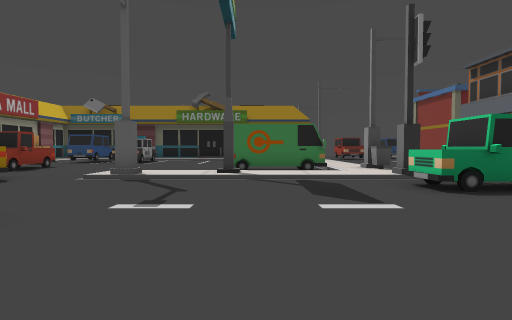
View 1 (above)

24 first-person views from a walk through a 3-D level made in the Unity game engine. The camera is 1.2 m above the floor, tilts 2° down and sees 75° across. The floor is counted in squares, 2 m on a side. Each view is taken from the middle of a square. On the plan, view 1 faces up. The plan holds only what a view shows up to about 10 squares ahead; the rest is blank. The place goes on beyond the plan.

View 2
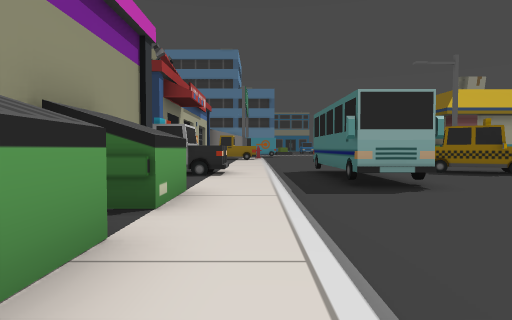

View 3
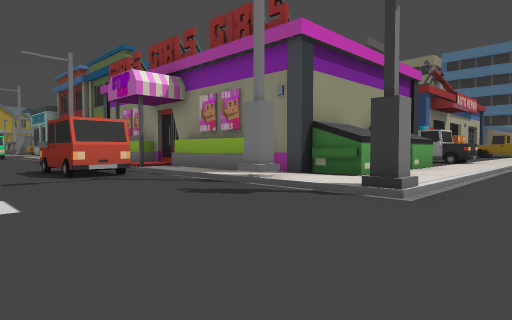

View 4
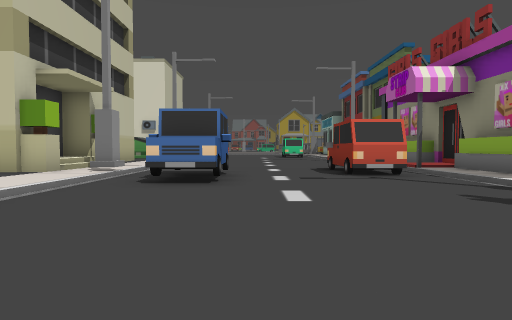

View 5
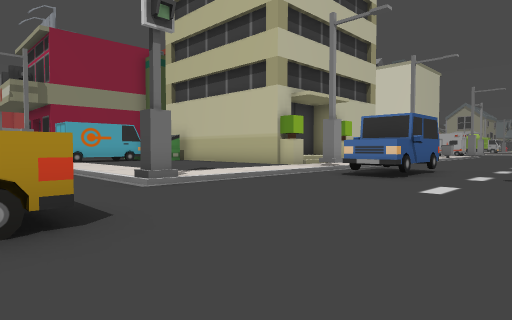

View 6
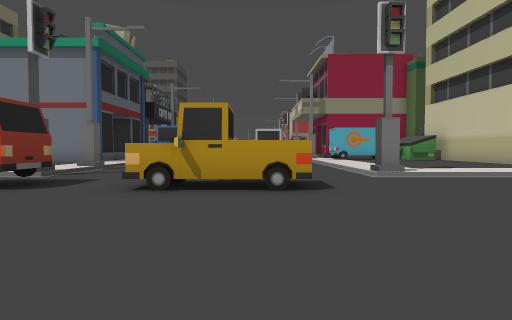

View 7
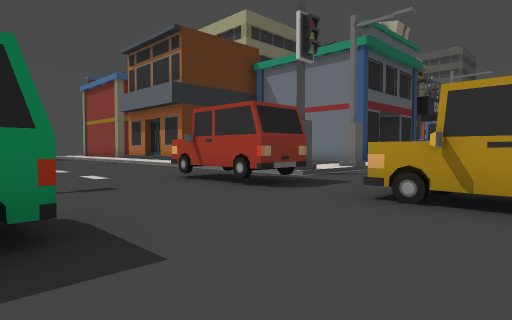

View 8
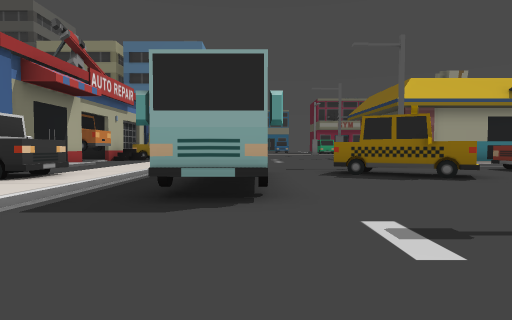

View 9
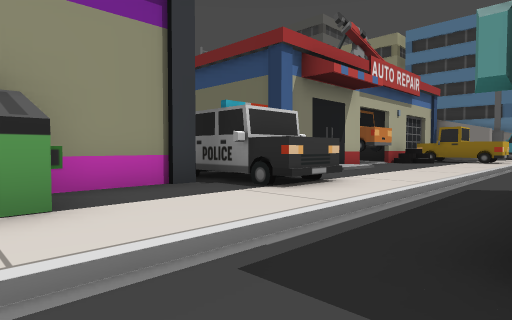

View 10
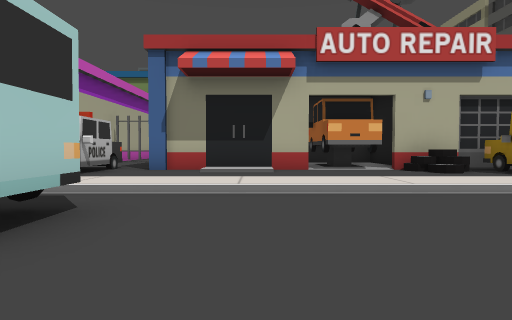

View 11
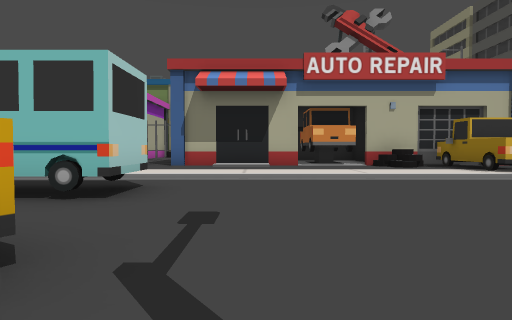

View 12
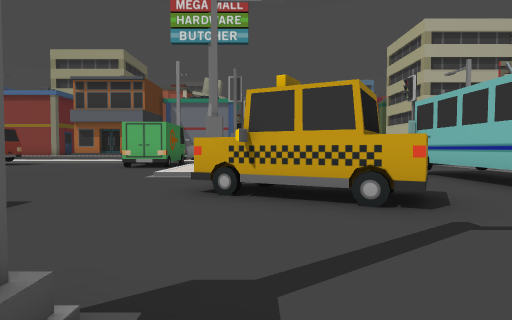

View 13
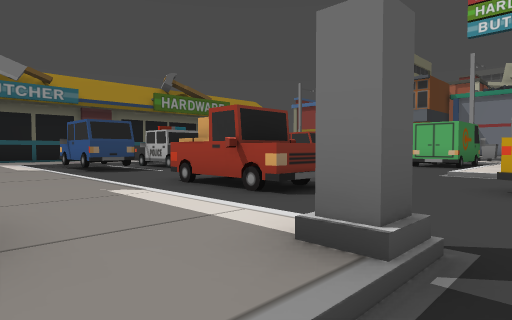

View 14
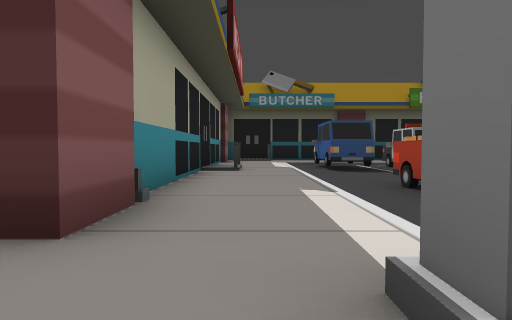

View 15
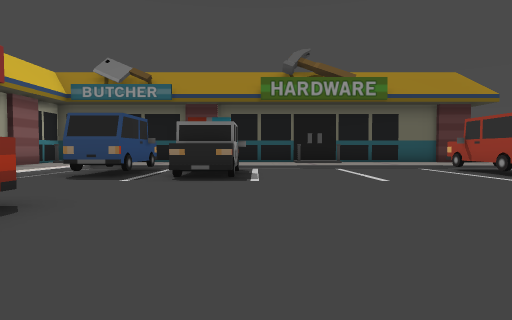

View 16
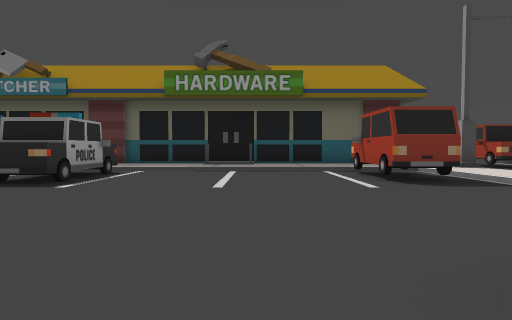

View 17
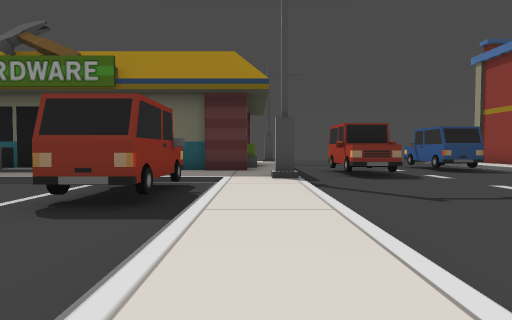

View 18
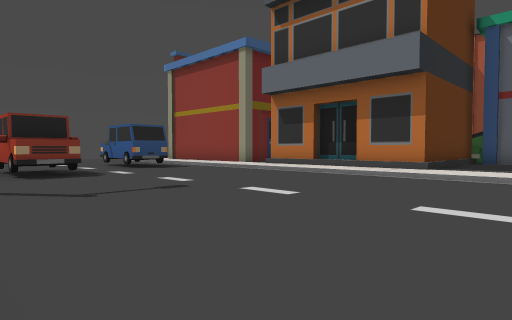

View 19
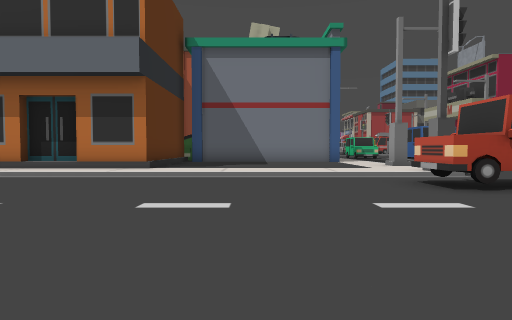

View 20
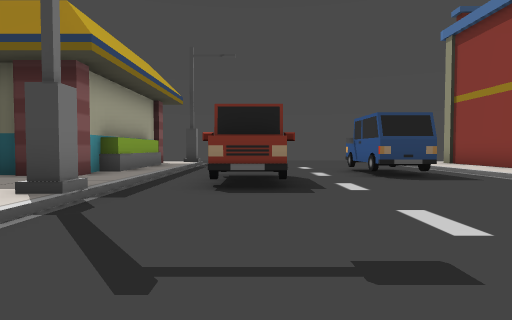

View 21
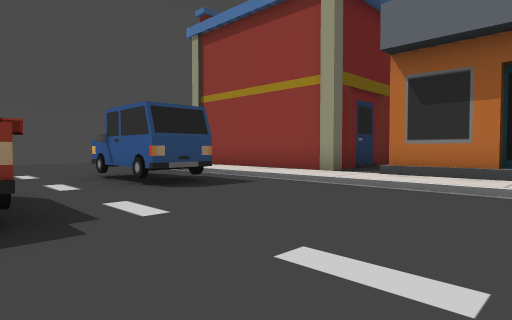

View 22
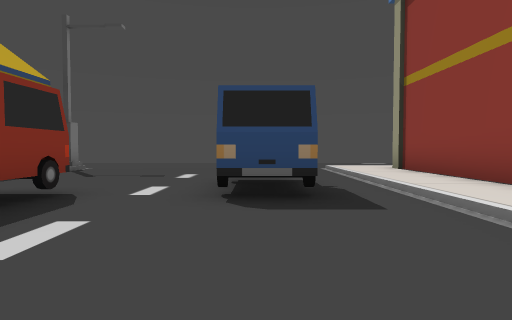

View 23
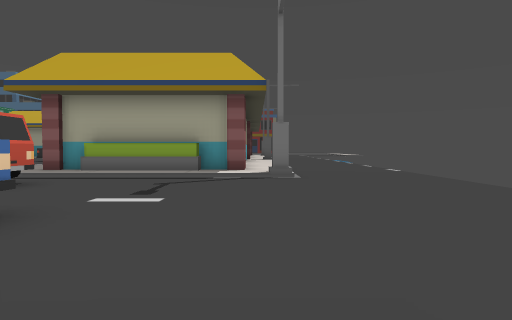

View 24
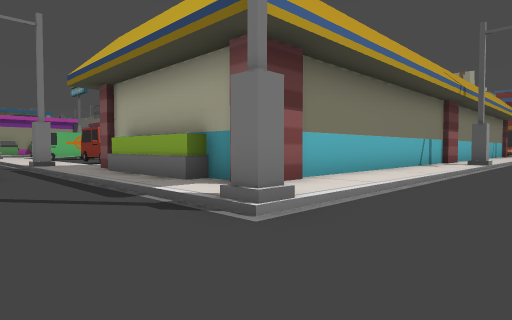

### Floor plan
Key: @ floor where view 1 was taken; # wall or solid block; . main floor; : floor 0.25 m higher than the main floor; + floor 0.5 m higher than the main floor; / step, stairs or slope; ^ raised ledge; A van; B bin; C car; U bus; M dumpster; I building; O other object.
Columns run from 13 left of view 1 to 14 right of it. Each row starts with its distance up from view 1.
 31                ......
 30                ........
 29          ...............
 28        #/////////#......///
 27         :::::::::/....../::
 26         #########/....../:#
 25                #^/....../:#
 24                #^/....C./:#
 23                #^/....CC/:#
 22                #:/.C..C./:#
 21          ##   ##//.C..../:#
 20        ::::::::::/CC..../:#
 19  #://///////////:#....../:#
 18  #:/CC.O.....CC.:/....../:#
 17  #:/CCOO......CC:/....../:#
 16  #:/CC.O......C.:/....../:#
 15  #:/............:/....../:##
 14  #:/............:/....../:::
 13  #:/............:/....../:::
 12  #:/.O........  :/....../:::
 11  #:/.O.......  A  ....../:::
 10  #:/OO.......##A:B ...../:::
  9  #:/.....///////:  ...CC/:::
  8  ::#...O./#:#::::O ...CCO::+
  7  .....#O..............CC....
  6    ...##........CCC.......
  5   ...OO.........C.....O.
  4  ................ ....O
  3  .....#####...........OO
  2 ......####U...........O...
  1 ............................
  0 :::::::::::::@:::O......O:::
 -1 ::::::::O::MMMMM:/....../:::
 -2 O::://:OOO#MMMMM:#....../:::
 -3 #II####OOO     #I/....../:::
 -4 #II    I       #I/....CC/:::
 -5 #II    I       #I/C...C /:I
 -6        I       #I/CC..C //
 -7                ##/ C....//
 -8                #   ...../:

Where each view was taken, in squares from view 1:
view 1: 0 up, 0 right, facing up
view 2: 0 up, 3 right, facing left
view 3: 2 up, 8 right, facing down-left
view 4: 2 up, 8 right, facing down
view 5: 3 up, 6 right, facing down-right
view 6: 3 up, 4 right, facing right
view 7: 3 up, 5 right, facing up-right
view 8: 3 up, 1 right, facing left
view 9: 2 up, 1 left, facing down-left
view 10: 5 up, 9 left, facing down
view 11: 7 up, 9 left, facing down
view 12: 7 up, 11 left, facing right
view 13: 7 up, 12 left, facing up-right
view 14: 7 up, 11 left, facing up
view 15: 9 up, 5 left, facing up
view 16: 10 up, 2 left, facing up
view 17: 12 up, 3 right, facing up
view 18: 12 up, 4 right, facing up-right
view 19: 12 up, 4 right, facing right
view 20: 15 up, 6 right, facing up
view 21: 17 up, 6 right, facing up-right
view 22: 18 up, 9 right, facing up
view 23: 27 up, 12 right, facing left
view 24: 30 up, 6 right, facing down-left
